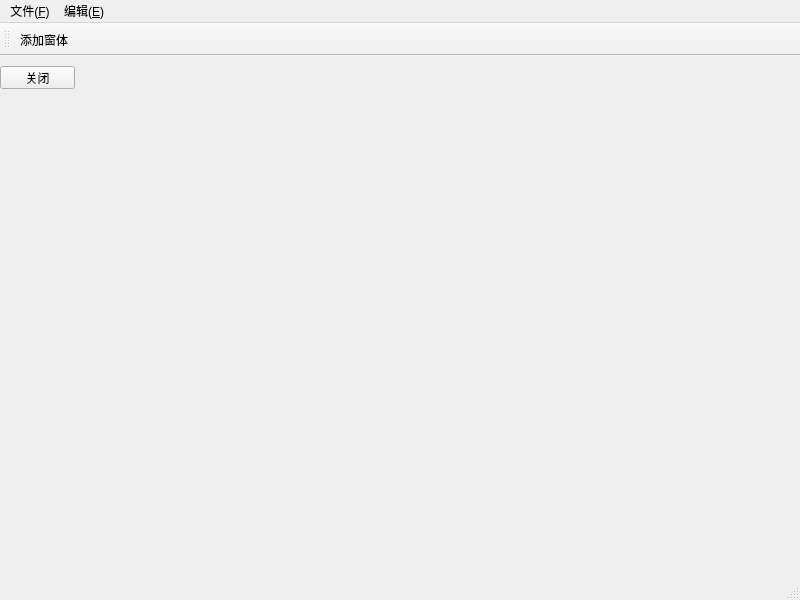
<?xml version="1.0" encoding="UTF-8"?>
<ui version="4.0">
 <class>MainWindow</class>
 <widget class="QMainWindow" name="MainWindow">
  <property name="geometry">
   <rect>
    <x>0</x>
    <y>0</y>
    <width>800</width>
    <height>600</height>
   </rect>
  </property>
  <property name="windowTitle">
   <string>MainWindow</string>
  </property>
  <widget class="QWidget" name="centralwidget">
   <widget class="QPushButton" name="pushButton">
    <property name="geometry">
     <rect>
      <x>0</x>
      <y>10</y>
      <width>75</width>
      <height>23</height>
     </rect>
    </property>
    <property name="text">
     <string>关闭</string>
    </property>
   </widget>
   <widget class="QWidget" name="gridLayoutWidget">
    <property name="geometry">
     <rect>
      <x>150</x>
      <y>60</y>
      <width>481</width>
      <height>341</height>
     </rect>
    </property>
    <layout class="QGridLayout" name="gridLayout"/>
   </widget>
  </widget>
  <widget class="QMenuBar" name="menubar">
   <property name="geometry">
    <rect>
     <x>0</x>
     <y>0</y>
     <width>800</width>
     <height>23</height>
    </rect>
   </property>
   <widget class="QMenu" name="menu_F">
    <property name="title">
     <string>文件(&amp;F)</string>
    </property>
    <addaction name="actionopen"/>
    <addaction name="actionnew"/>
    <addaction name="actionclose"/>
   </widget>
   <widget class="QMenu" name="menu_E">
    <property name="title">
     <string>编辑(&amp;E)</string>
    </property>
   </widget>
   <addaction name="menu_F"/>
   <addaction name="menu_E"/>
  </widget>
  <widget class="QStatusBar" name="statusbar"/>
  <widget class="QToolBar" name="toolBar">
   <property name="minimumSize">
    <size>
     <width>0</width>
     <height>30</height>
    </size>
   </property>
   <property name="windowTitle">
    <string>toolBar</string>
   </property>
   <attribute name="toolBarArea">
    <enum>TopToolBarArea</enum>
   </attribute>
   <attribute name="toolBarBreak">
    <bool>true</bool>
   </attribute>
   <addaction name="addWinAction"/>
  </widget>
  <action name="actionopen">
   <property name="text">
    <string>open</string>
   </property>
   <property name="shortcut">
    <string>Alt+S</string>
   </property>
  </action>
  <action name="actionnew">
   <property name="text">
    <string>new</string>
   </property>
   <property name="shortcut">
    <string>Alt+D</string>
   </property>
  </action>
  <action name="actionclose">
   <property name="text">
    <string>close</string>
   </property>
   <property name="shortcut">
    <string>Alt+F</string>
   </property>
  </action>
  <action name="addWinAction">
   <property name="text">
    <string>添加窗体</string>
   </property>
   <property name="toolTip">
    <string>添加窗体</string>
   </property>
  </action>
 </widget>
 <resources/>
 <connections>
  <connection>
   <sender>actionclose</sender>
   <signal>triggered()</signal>
   <receiver>MainWindow</receiver>
   <slot>close()</slot>
   <hints>
    <hint type="sourcelabel">
     <x>-1</x>
     <y>-1</y>
    </hint>
    <hint type="destinationlabel">
     <x>399</x>
     <y>299</y>
    </hint>
   </hints>
  </connection>
  <connection>
   <sender>pushButton</sender>
   <signal>clicked()</signal>
   <receiver>MainWindow</receiver>
   <slot>close()</slot>
   <hints>
    <hint type="sourcelabel">
     <x>237</x>
     <y>202</y>
    </hint>
    <hint type="destinationlabel">
     <x>312</x>
     <y>269</y>
    </hint>
   </hints>
  </connection>
 </connections>
</ui>
